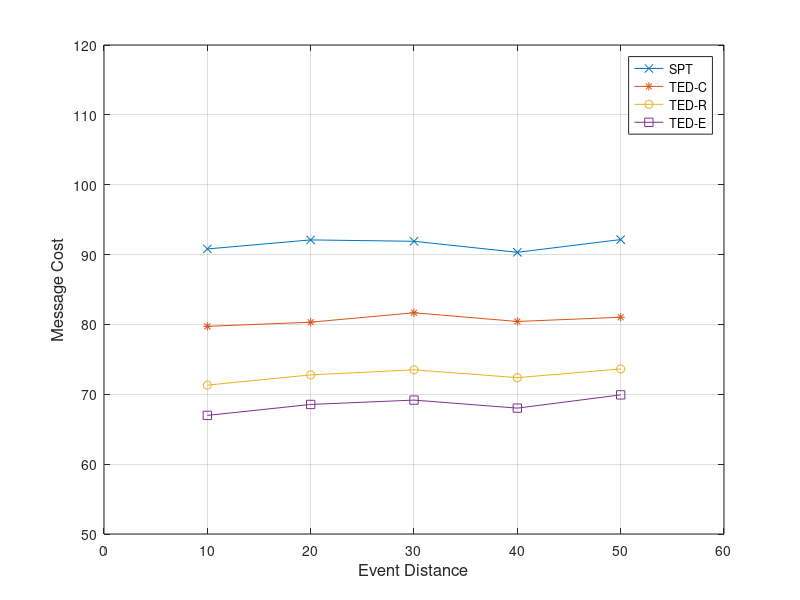

Write MATLAB code to recreate this figure.
x=[10 20 30 40 50]
y=[	90.807	92.1	91.901	90.324	92.147	]
y1=[	79.725	80.322	81.669	80.425	81.028	]
y2=[	71.312	72.775	73.505	72.382	73.624	]
y3=[	66.977	68.545	69.17	68.018	69.916	]
plot(x, y, '-x', x, y1, '-*', x, y2, '-o', x, y3, '-s')
axis([0 60 50 120])
xlabel('Event Distance', 'fontsize',12)
ylabel('Message Cost','fontsize',12)
legend('SPT', 'TED-C', 'TED-R', 'TED-E')
%set(h, 'Box', 'on')
grid on
